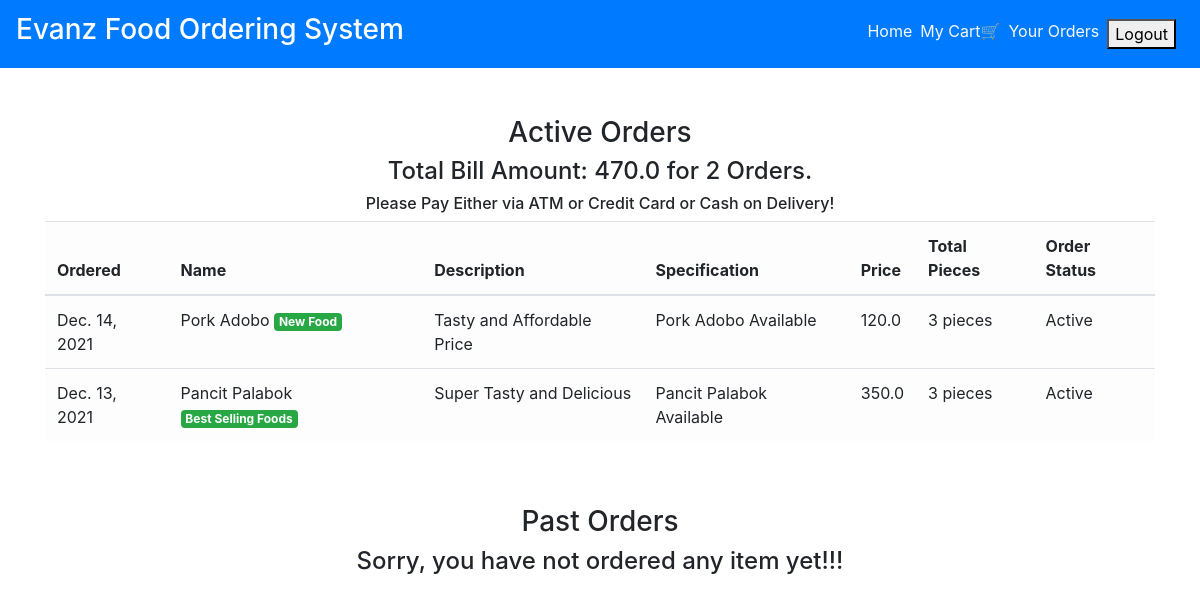
Page /order_details/ (signed in) on the committed database.
### main/models.py (models this page shows, shortened)
class CartItems(models.Model):
    ORDER_STATUS = (
        ('Active', 'Active'),
        ('Delivered', 'Delivered')
    )
    user = models.ForeignKey(User, on_delete=models.CASCADE)
    item = models.ForeignKey(Item, on_delete=models.CASCADE)
    ordered = models.BooleanField(default=False)
    quantity = models.IntegerField(default=1)
    ordered_date = models.DateField(default=timezone.now)
    status = models.CharField(max_length=20, choices=ORDER_STATUS, default='Active')
    delivery_date = models.DateField(default=timezone.now)
    class Meta:
        verbose_name = 'Cart Item'
        verbose_name_plural = 'Cart Items'

class Item(models.Model):
    LABELS = (
        ('Best Selling Foods', 'Best Selling Foods'),
        ('New Food', 'New Food'),
        ('Spicy Foods🔥', 'Spicy Foods🔥'),
    )
    LABEL_COLOUR = (
        ('danger', 'danger'),
        ('success', 'success'),
        ('primary', 'primary'),
        ('info', 'info'),
        ('warning', 'warning'),
    )
    title = models.CharField(max_length=150)
    description = models.CharField(max_length=250,blank=True)
    price = models.FloatField()
    pieces = models.IntegerField(default=6)
    instructions = models.CharField(max_length=250,default="Available")
    image = models.ImageField(default='default.png', upload_to='images/')
    labels = models.CharField(max_length=25, choices=LABELS, blank=True)
    label_colour = models.CharField(max_length=15, choices=LABEL_COLOUR, blank=True)
    slug = models.SlugField(default="foods")
    created_by = models.ForeignKey(User, on_delete=models.CASCADE)

### main/views.py (the view)
# urls.py: path('order_details/', views.order_details, name='order_details'),
@login_required
def order_details(request):
    items = CartItems.objects.filter(user=request.user, ordered=True,status="Active").order_by('-ordered_date')
    cart_items = CartItems.objects.filter(user=request.user, ordered=True,status="Delivered").order_by('-ordered_date')
    bill = items.aggregate(Sum('item__price'))
    number = items.aggregate(Sum('quantity'))
    pieces = items.aggregate(Sum('item__pieces'))
    total = bill.get("item__price__sum")
    count = number.get("quantity__sum")
    total_pieces = pieces.get("item__pieces__sum")
    context = {
        'items':items,
        'cart_items':cart_items,
        'total': total,
        'count': count,
        'total_pieces': total_pieces
    }
    return render(request, 'main/order_details.html', context)

### main/templatetags/get_group.py (called while the page is built)
@register.filter(name='has_group')
def has_group(user, group_name):
    return user.groups.filter(name=group_name).exists()

### main/templates/main/order_details.html
{% extends "main/layout.html" %}
{% block content %}
<div class="cart">
    <div class="container">
        <div class="row">
            <div class="col-sm-12 mt-5">
                <h3 class="text-center">Active Orders</h3>
                {% if items %}
                <h4 class="text-center">Total Bill Amount: {{total}} for {{ count }} Orders.</h4>
                <h6 class="text-center">Please Pay Either via ATM or Credit Card or Cash on Delivery!</h6>
                <div class="table-responsive">
                    <table class="table table-light">
                        <thead>
                        <tr>
                            <th scope="col">Ordered</th>
                            <th scope="col">Name</th>
                            <th scope="col">Description</th>
                            <th scope="col">Specification</th>
                            <th scope="col">Price</th>
                            <th scope="col">Total Pieces</th>
                            <th scope="col">Order Status</th>
                        </tr>
                        </thead>
                        <tbody>
                            {% for item_active in items %}
                        <tr>
                            <td>{{ item_active.ordered_date }}</td>
                            <td>{{ item_active.item.title }} <span class="badge badge-{{ item_active.item.label_colour }}">{{ item_active.item.labels }}</span></td>
                            <td>{{ item_active.item.description }}</td>
                            <td>{{ item_active.item.instructions }}</td>
                            <td>{{ item_active.item.price }}</td>
                            <td>{{ item_active.item.pieces }} pieces</td>
                            <td>{{ item_active.status }}</td>
                        </tr>
                            {% endfor %}
                        </tbody>
                    </table>
                </div>
                {% else %}
                <h4 class="text-center">Sorry, you have not ordered any item yet!!!</h4>
                {% endif %}
            </div>
        </div>
        <div class="row">
            <div class="col-sm-12 mt-5">
                <h3 class="text-center">Past Orders</h3>
                {% if cart_items %}
                <div class="table-responsive">
                    <table class="table table-light">
                        <thead>
                        <tr>
                            <th scope="col">Ordered</th>
                            <th scope="col">Name</th>
                            <th scope="col">Description</th>
                            <th scope="col">Specification</th>
                            <th scope="col">Price</th>
                            <th scope="col">Total Pieces</th>
                            <th scope="col">Order Status</th>
                            <th scope="col">Delivery Date</th>
                        </tr>
                        </thead>
                        <tbody>
                            {% for cart in cart_items %}
                        <tr>
                            <td>{{ cart.ordered_date }}</td>
                            <td>{{ cart.item.title }} <span class="badge badge-{{ cart.item.label_colour }}">{{ cart.item.labels }}</span></td>
                            <td>{{ cart.item.description }}</td>
                            <td>{{ cart.item.instructions }}</td>
                            <td>{{ cart.item.price }}</td>
                            <td>{{ cart.item.pieces }} pieces</td>
                            <td>{{ cart.status }}</td>
                            <td>{{ cart.delivery_date }}</td>
                        </tr>
                            {% endfor %}
                        </tbody>
                    </table>
                </div>
                {% else %}
                <h4 class="text-center">Sorry, you have not ordered any item yet!!!</h4>
                {% endif %}
            </div>
        </div>
    </div>
</div>
{% endblock content %}

### rows in the picture
CartItems: ordered_date "Dec. 14, 2021", item "Pork Adobo", item.labels "New Food", item.description "Tasty and Affordable Price", item.instructions "Pork Adobo Available", item.price "120.0", item.pieces "3", status "Active"
CartItems: ordered_date "Dec. 13, 2021", item "Pancit Palabok", item.labels "Best Selling Foods", item.description "Super Tasty and Delicious", item.instructions "Pancit Palabok Available", item.price "350.0", item.pieces "3", status "Active"

### other values in the picture
{{ total }} "470.0"
{{ count }} "2"
